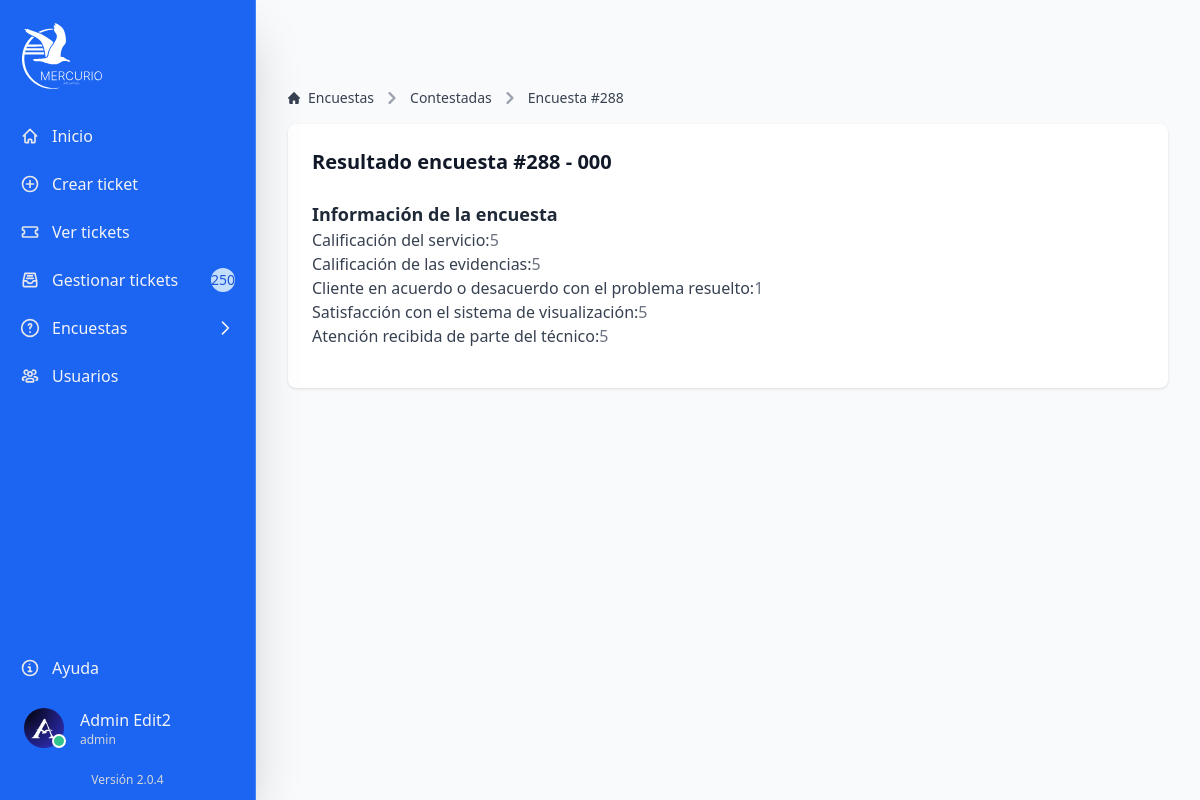
The page /src/web/resultado-de-encuesta?id=288 (signed in) on the database its author committed.
### tables this page shows
CREATE TABLE IF NOT EXISTS `formsatisfaccion` (
  `idForm` int NOT NULL AUTO_INCREMENT,
  `idTicket` int NOT NULL,
  `servCalificacion` int NOT NULL,
  `servSatisEvi` int NOT NULL,
  `servProbEfec` varchar(20) NOT NULL,
  `servProbEfecMotivo` varchar(255) NOT NULL,
  `servSatisSistVis` int NOT NULL,
  `tecnAtencion` int NOT NULL,
  `tecnComentario` varchar(255) NOT NULL,
  `prodSatis` int NOT NULL,
  `prodUso` varchar(20) NOT NULL,
  `prodUsoFrec` varchar(20) NOT NULL,
  `prodCaract` varchar(255) NOT NULL,
  `empSent` varchar(255) NOT NULL,
  `empMejExp` varchar(255) NOT NULL,
  `empComp` varchar(255) NOT NULL,
  `empPalabra` varchar(20) NOT NULL,
  `comentario` varchar(255) NOT NULL,
  `firma` text NOT NULL,
  PRIMARY KEY (`idForm`)
);

CREATE TABLE IF NOT EXISTS `tbticket` (
  `idTicket` int NOT NULL AUTO_INCREMENT,
  `fhticket` datetime DEFAULT NULL,
  `nombre` varchar(250) DEFAULT NULL,
  `numTrabajador` int DEFAULT NULL,
  `numCliente` int DEFAULT NULL,
  `dispositivo` varchar(50) DEFAULT NULL,
  `imeiCliente` varchar(50) DEFAULT NULL,
  `fhRevision` datetime DEFAULT NULL,
  `numContacto` varchar(50) DEFAULT NULL,
  `nomContacto` varchar(100) DEFAULT NULL,
  `placasContacto` varchar(10) DEFAULT NULL,
  `marcaContacto` varchar(20) DEFAULT NULL,
  `prioridad` varchar(250) DEFAULT NULL,
  `asunto` varchar(200) DEFAULT NULL,
  `descripcion` mediumtext,
  `estado` varchar(250) DEFAULT NULL,
  `domicilio` varchar(150) DEFAULT NULL,
  `ciudad` varchar(30) DEFAULT NULL,
  `domestado` varchar(30) DEFAULT NULL,
  `codpostal` int DEFAULT NULL,
  `domdescripcion` varchar(250) DEFAULT NULL,
  `servicio` varchar(20) DEFAULT NULL,
  `asignado` varchar(250) DEFAULT NULL,
  `st_estado` tinyint(1) NOT NULL,
  `evidencia` varchar(255) DEFAULT NULL,
  `evidenciaArribo` varchar(250) DEFAULT NULL,
  `evidenciaInicio` varchar(250) DEFAULT NULL,
  `evidenciaRealizacion` varchar(250) DEFAULT NULL,
  `evidenciaFinalizacion` varchar(250) DEFAULT NULL,
  `txt_contestacion` varchar(500) DEFAULT NULL,
  `fhContestacion` datetime DEFAULT NULL,
  `fhAsignado` datetime DEFAULT NULL,
  `fhArribo` datetime DEFAULT NULL,
  `fhInicio` datetime DEFAULT NULL,
  `fhRealizacion` datetime DEFAULT NULL,
  `fhFinalizacion` datetime DEFAULT NULL,
  `fhCongelado` datetime DEFAULT NULL,
  `fhCancelado` datetime DEFAULT NULL,
  `fhProgramada` datetime DEFAULT NULL,
  `fhEliminacion` datetime DEFAULT NULL,
  `motivo_eliminacion` varchar(250) DEFAULT NULL,
  `eliminadopor` varchar(150) DEFAULT NULL,
  `correo` varchar(250) DEFAULT NULL,
  `token` varchar(255) DEFAULT NULL,
  PRIMARY KEY (`idTicket`)
);

### src/web/resultado-de-encuesta.php (the view, shortened to what this page needs)
<?php
include '../configuration/conn-session.php';
if (isset($_GET['id'])) {
    $idTicket = $_GET['id'];
    $query = "SELECT tbticket.*, formsatisfaccion.* FROM tbticket INNER JOIN formsatisfaccion ON tbticket.idTicket = formsatisfaccion.idTicket WHERE tbticket.idTicket = '$idTicket'";
    $result = mysqli_query($conn, $query);
    if (mysqli_num_rows($result) > 0) {
        $row = mysqli_fetch_array($result);
    } else {
        echo "<script>alert('No se encontró la encuesta');</script>";
        echo "<script>window.location.href = 'encuestas-contestadas.php';</script>";
    }
} else {
    echo "<script>alert('No se encontró la encuesta');</script>";
    echo "<script>window.location.href = 'encuestas-contestadas.php';</script>";
}
?>
<!DOCTYPE html>
<html lang="es">
<head>
    <link rel="stylesheet" href="../output.css">
    <link rel="stylesheet" href="./loading.css">
</head>
<body class="bg-gray-50 dark:bg-gray-700">
    <?php include '../components/sidebar.php'; ?>
    <div class="p-4 sm:ml-64">
        <div class="p-4 mt-14">
            <div class="grid grid-cols-1 gap-4 mb-4">
                <nav class="flex" aria-label="Breadcrumb">
                    <ol class="inline-flex items-center space-x-1 md:space-x-2 rtl:space-x-reverse">
                        <li class="inline-flex items-center">
                            <a href="gestion"
                                class="inline-flex items-center text-sm font-medium text-gray-700 hover:text-blue-600 dark:text-gray-400 dark:hover:text-white">
                                Encuestas
                            </a>
                        </li>
                        <li>
                            <div class="flex items-center">
                                <svg class="rtl:rotate-180 w-3 h-3 text-gray-400 mx-1" aria-hidden="true"
                                    xmlns="http://www.w3.org/2000/svg" fill="none" viewBox="0 0 6 10">
                                    <path stroke="currentColor" stroke-linecap="round" stroke-linejoin="round"
                                        stroke-width="2" d="m1 9 4-4-4-4" />
                                </svg>
                                <button onclick="reload()"
                                    class="ms-1 text-sm font-medium text-gray-700 hover:text-blue-600 md:ms-2 dark:text-gray-400 dark:hover:text-white">Contestadas</button>
                            </div>
                        </li>
                        <li>
                            <div class="flex items-center">
                                <svg class="rtl:rotate-180 w-3 h-3 text-gray-400 mx-1" aria-hidden="true"
                                    xmlns="http://www.w3.org/2000/svg" fill="none" viewBox="0 0 6 10">
                                    <path stroke="currentColor" stroke-linecap="round" stroke-linejoin="round"
                                        stroke-width="2" d="m1 9 4-4-4-4" />
                                </svg>
                                <button onclick="reload()"
                                    class="ms-1 text-sm font-medium text-gray-700 hover:text-blue-600 md:ms-2 dark:text-gray-400 dark:hover:text-white">Encuesta
                                    #<?php echo $row['idTicket'] ?></button>
                            </div>
                        </li>
                    </ol>
                </nav>
                <div class="max-w-full w-full bg-white rounded-lg shadow dark:bg-gray-800 p-4 md:p-6">
                    <div class="text-xl mb-6">
                        <strong class="semi-bold text-gray-900 md:text-xl dark:text-gray-100">Resultado encuesta
                            #<?php echo $row['idTicket'] ?> - <?php echo $row['asunto'] ?></strong>
                    </div>
                    <span class="text-lg font-bold text-gray-800 dark:text-gray-100">Información de la encuesta</span>
                    <div class="mb-4 text-base text-gray-500 dark:text-gray-300">
                        <p><span class="font-medium text-gray-700 dark:text-gray-200">Calificación del
                                servicio:</span><?php echo $row['servCalificacion']; ?></p>
                        <p><span class="font-medium text-gray-700 dark:text-gray-200">Calificación de las
                                evidencias:</span><?php echo $row['servSatisEvi']; ?></p>
                        <p><span class="font-medium text-gray-700 dark:text-gray-200">Cliente en acuerdo o desacuerdo
                                con el problema resuelto:</span><?php echo $row['servProbEfec']; ?></p>
                        <p><span class="font-medium text-gray-700 dark:text-gray-200">Satisfacción con el sistema de
                                visualización:</span><?php echo $row['servSatisSistVis']; ?></p>
                        <p><span class="font-medium text-gray-700 dark:text-gray-200">Atención recibida de parte del
                                técnico:</span><?php echo $row['tecnAtencion']; ?></p>
                    </div>
                </div>
            </div>
        </div>
    </div>
</body>
</html>

### src/web/loading.css (style rules this page uses)
body.fade-out { animation: fadeOutBackground 1s forwards; }

### rows shown on the page
formsatisfaccion: idTicket "288", idTicket.asunto "000", servCalificacion "5", servSatisEvi "5", servProbEfec "1", servSatisSistVis "5", tecnAtencion "5"

### other values the page prints
$totalTickets "250"
$_SESSION['nombre'] "Admin"
$_SESSION['apellido'] "Edit2"
$_SESSION['tipo'] "admin"
